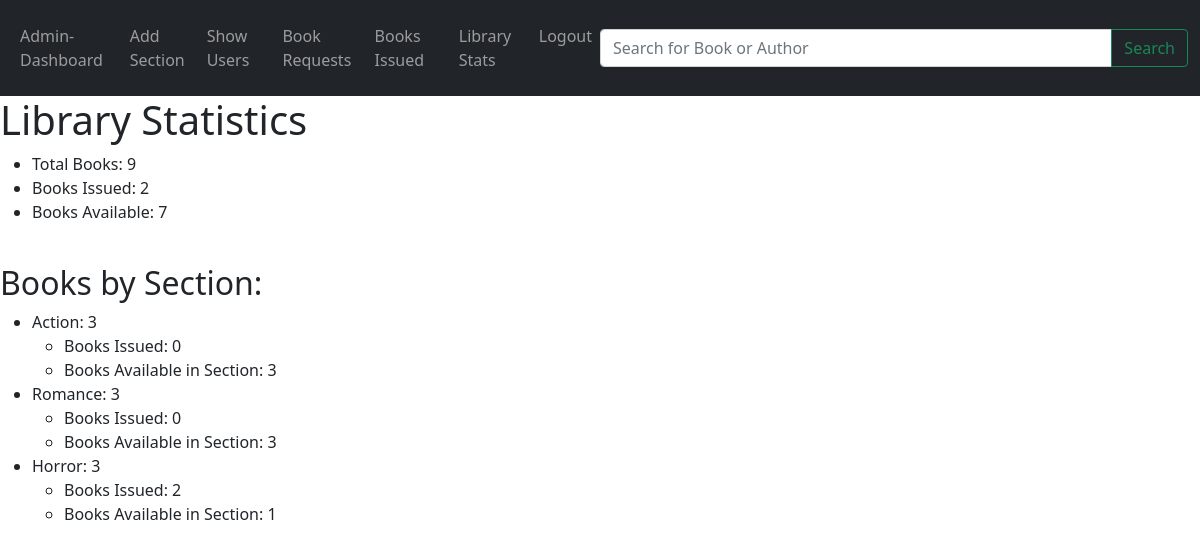
Screenshot of /admin_stats with the database file from the repository.
### models.py (models this page shows, shortened)
class Section(db.Model):
    id = db.Column(db.Integer, primary_key=True)
    name = db.Column(db.String(150), unique = True)
    date_created = db.Column(db.DateTime, default = datetime.utcnow)
    desc = db.Column(db.String(1000))
    books = db.relationship('Books', back_populates='section', cascade='all, delete-orphan')

### Library/admin/routes.py (the view)
@app.route('/admin_stats', methods=['GET', 'POST'])
def library_statistics():
    total_books = Books.query.count()
    books_issued = BookRequest.query.filter_by(approved=True).count()
    sections = Section.query.all()
    for section in sections:
        section.books_count = Books.query.filter_by(section=section).count()
        section.books_issued_count = BookRequest.query.filter(BookRequest.approved == True, BookRequest.books.has(section=section)).count()
    return render_template('adminstats.html', total_books=total_books, books_issued=books_issued, sections=sections)

### Library/templates/adminstats.html (shortened to what this page needs)
{% extends 'adbase.html' %}
{% block body %}
<h1>Library Statistics</h1>
    <ul>
        <li>Total Books: {{ total_books }}</li>
        <li>Books Issued: {{ books_issued }}</li>
        <li>Books Available: {{ total_books - books_issued }}</li>
    </ul>
    <br>
    <h2>Books by Section:</h2>
    <ul>
        {% for section in sections %}
            <li>{{ section.name }}: {{ section.books_count }}</li>
            <ul>
                <li>Books Issued: {{ section.books_issued_count }}</li>
                <li>Books Available in Section: {{ section.books_count - section.books_issued_count }}</li>
            </ul>
        {% endfor %}
    </ul>
{% endblock body %}

### rows the page displays
Section: name "Action", books_count "3", books_issued_count "0"
Section: name "Romance", books_count "3", books_issued_count "0"
Section: name "Horror", books_count "3", books_issued_count "2", books_count "1"

### other values shown
{{ total_books }} "9"
{{ books_issued }} "2"
{{ total_books - books_issued }} "7"
